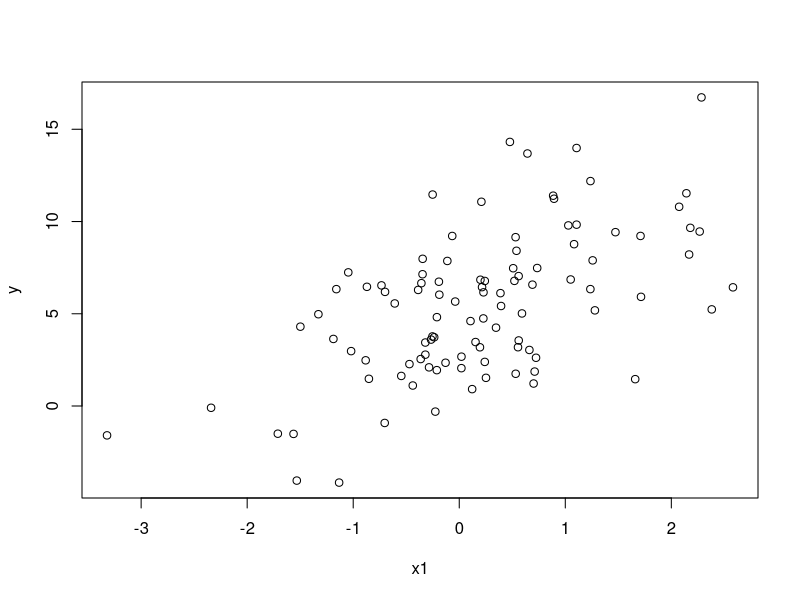

Generate this figure with R:
## ---- chunk 1
# IMPORT
library(nnet)

x1 <- rnorm(100)
x2 <- rnorm(100)
y <- 5 +  2*x1 + -3*x2 + rnorm(100)
plot(x1,y)

df = data.frame(Y=y, X1 = x1, X2 = x2)
## ---- chunk 2
model <- lm(Y ~ X1 + X2, data = df)
summary(model)
## ---- chunk 3
library(nnet)

# fit neural network with no hidden layer
nn_model = nnet(
  Y ~ X1 + X2,
  data = df,
  size = 0,
  linout = TRUE,   # regression
  skip = TRUE,
  trace = FALSE
)

# print weights
print(paste(c('Neural Net output parameter weights:',nn_model$wts)))
